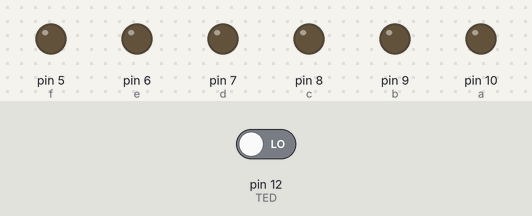
This sketch was run on a simulated Arduino Uno, built with avr-gcc and run on an emulated ATmega328P. Parts: output pins drawn as LEDs (lit = HIGH). Dashed ring = blinking. The test bench sets the inputs (shaded band); at power-on: pin 12 (TED) LOW.

Above: at 1.2 s.
1.3 s: pin 12 (TED) driven HIGH
At 1.65 s:
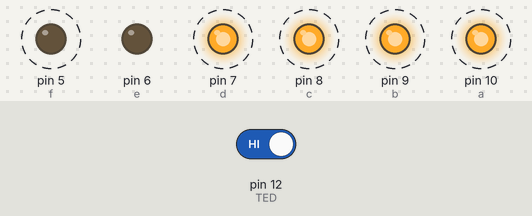
At 2.6 s:
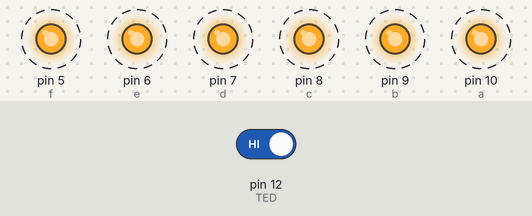
Timing chart, 0 to 10.3 s (numbered marks = the images above; inputs shaded):
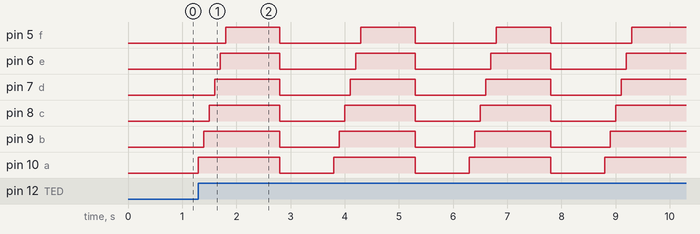

Measured:
- after the input at 1.3 s, pin 5 (f): alternates HIGH for 1.0 s and LOW for 1.5 s, starting after 0.50 s; pin 6 (e): alternates HIGH for 1.1 s and LOW for 1.4 s, starting after 0.40 s

The sketch:

Part_C.ino
```cpp
const int a = 10;
const int b = 9;
const int c = 8;
const int d = 7;
const int e = 6;
const int f = 5;// Frank is back. He's still a rebel light
const int TED = 12;         // Ted is here too. He tries to control Frank.
int MOLLY = 0;           // This is Molly. She talks to Ted.
int MIKE = 0;            // Mike talks to Molly to find out about Ted
int BILL = 0;           // This is bill. If he's around, Frank is high again.
void setup() {
  // put your setup code here, to run once:
  pinMode (a, OUTPUT);
   pinMode (b, OUTPUT);
    pinMode (c, OUTPUT);
     pinMode (d, OUTPUT);
      pinMode (e, OUTPUT);
       pinMode (f, OUTPUT); // Frank is in town.
  pinMode (TED, INPUT);     // Ted is here to control Frank.

}

void loop() {

int MOLLY = digitalRead (TED);
 if ((MOLLY == HIGH) && (MIKE == LOW)) {
  BILL = 1 - BILL;


 }

 MIKE = MOLLY;


 if (BILL == 1){
    digitalWrite (a, HIGH);
delay(100);
digitalWrite (b, HIGH);
delay(100);
    digitalWrite (c, HIGH);
   delay(100);
  digitalWrite (d, HIGH);
 delay(100);
  digitalWrite (e, HIGH);
 delay(100);
 digitalWrite (f, HIGH);
 delay (1000);
  digitalWrite(a, LOW);
  digitalWrite(b, LOW);
 digitalWrite(c, LOW);
 digitalWrite(d, LOW);
 digitalWrite(e, LOW);
 digitalWrite(f, LOW);
 delay (1000);

 }
    else {
  digitalWrite(a, LOW);
  digitalWrite(b, LOW);
 digitalWrite(c, LOW);
 digitalWrite(d, LOW);
 digitalWrite(e, LOW);
 digitalWrite(f, LOW);

 }


}
```
